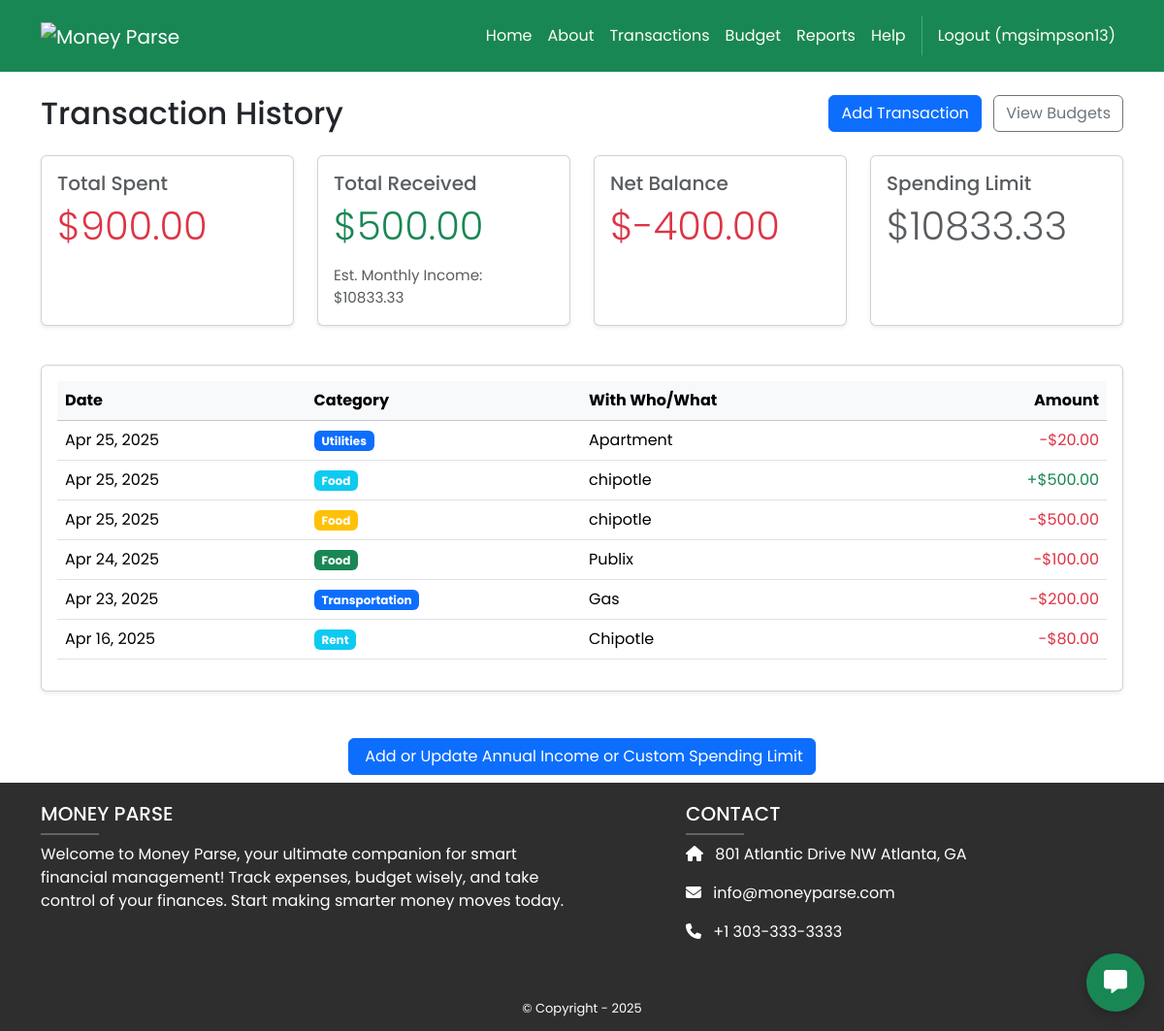
The page /finances/transactions-display (signed in) on the database its author committed.
### finances/models.py (models this page shows, shortened)
class Transaction(models.Model):
    user = models.ForeignKey(User, on_delete=models.CASCADE)
    type = models.BooleanField(default=False)
    amount = models.DecimalField(max_digits=10, decimal_places=2)
    category = models.CharField(max_length=100)
    with_who_or_what = models.CharField(max_length=100, blank=True)
    date = models.DateField()

### finances/views.py (the view)
# urls.py: path('transactions-display', views.transactions_display, name="finances.transactions_display"),
@login_required
def transactions_display(request):
    annual_income = Income.objects.filter(user=request.user).aggregate(Sum('amount'))['amount__sum'] or Decimal("0.00")
    monthly_budgeted_income = (annual_income / 12).quantize(Decimal('0.01')) if annual_income else Decimal("0.00")
    transactions = Transaction.objects.filter(user=request.user).order_by('-date')
    total_spent = sum(t.amount for t in transactions if not t.type)
    total_income = sum(t.amount for t in transactions if t.type)
    net_balance = total_income - total_spent
    spending_limit = monthly_budgeted_income
    return render(request, 'finances/transactions_display.html', {
        'transactions': transactions,
        'total_spent': total_spent,
        'total_income': total_income,
        'net_balance': net_balance,
        'annual_income': annual_income,
        'monthly_budgeted_income': monthly_budgeted_income,
        'spending_limit': spending_limit,
    })

### finances/templates/finances/transactions_display.html (shortened to what this page needs)
{% extends 'base.html' %}
{% load static %}
{% block content %}
<div class="container mt-4">
    <div class="d-flex justify-content-between align-items-center mb-4">
        <h2 class="mb-0">
             Transaction History
        </h2>
        <div>
            <a href="{% url 'finances.transactions' %}" class="btn btn-primary me-2">
                 Add Transaction
            </a>
            <a href="{% url 'finances.budget' %}" class="btn btn-outline-secondary">
                 View Budgets
            </a>
        </div>
    </div>
    <div class="row mb-4">
        <div class="col-md-3 mb-3">
            <div class="card h-100 shadow-sm">
                <div class="card-body">
                    <h5 class="card-title text-muted">Total Spent</h5>
                    <p class="display-6 text-danger">${{ total_spent|floatformat:2 }}</p>
                </div>
            </div>
        </div>
        <div class="col-md-3 mb-3">
            <div class="card h-100 shadow-sm">
                <div class="card-body">
                    <h5 class="card-title text-muted">Total Received</h5>
                    <p class="display-6 text-success">${{ total_income|floatformat:2 }}</p>
                    {% if monthly_budgeted_income %}
                    <p class="text-muted mb-0" style="font-size: 0.95rem;">
                        Est. Monthly Income: ${{ monthly_budgeted_income|floatformat:2 }}
                    </p>
                    {% endif %}
                </div>
            </div>
        </div>
        <div class="col-md-3 mb-3">
            <div class="card h-100 shadow-sm">
                <div class="card-body">
                    <h5 class="card-title text-muted">Net Balance</h5>
                    <p class="display-6 {% if net_balance >= 0 %}text-success{% else %}text-danger{% endif %}">
                        ${{ net_balance|floatformat:2 }}
                    </p>
                </div>
            </div>
        </div>
        <div class="col-md-3 mb-3">
            <div class="card h-100 shadow-sm">
                <div class="card-body">
                    <h5 class="card-title text-muted">Spending Limit</h5>
                    <p class="display-6 {% if total_spent > spending_limit %}text-danger{% else %}text-muted{% endif %}">
                        ${{ spending_limit|floatformat:2 }}
                    </p>
                </div>
            </div>
        </div>
    </div>
    <div class="card shadow-sm mb-4">
        <div class="card-body">
            <div class="table-responsive">
                <table class="table table-hover align-middle">
                    <thead class="table-light">
                        <tr>
                            <th> Date</th>
                            <th> Category</th>
                            <th> With Who/What</th>
                            <th class="text-end"> Amount</th>
                        </tr>
                    </thead>
                    <tbody>
                        {% for t in transactions %}
                        <tr>
                            <td>{{ t.date|date:"M d, Y" }}</td>
                            <td>
                                <span class="badge bg-{% cycle 'primary' 'info' 'warning' 'success' as category_color %}">
                                    {{ t.category }}
                                </span>
                            </td>
                            <td>{{ t.with_who_or_what|default:"-" }}</td>
                            <td class="text-end {% if t.type %}text-success{% else %}text-danger{% endif %}">
                                {% if t.type %}+{% else %}-{% endif %}${{ t.amount|floatformat:2 }}
                            </td>
                        </tr>
                        {% endfor %}
                    </tbody>
                </table>
            </div>
        </div>
    </div>
    <div class="text-center mt-5">
        <a href="{% url 'finances.income' %}" class="btn btn-primary mb-2">
             Add or Update Annual Income or Custom Spending Limit
        </a>
    </div>
</div>
{% endblock %}

### MoneyParse/templates/base.html (shortened to what this page needs)
<!DOCTYPE html>
<html>
  {% load static %}
  <head>
    <link href="https://cdn.jsdelivr.net/npm/bootstrap@5.3.3/dist/css/bootstrap.min.css" rel="stylesheet">
    <link rel="stylesheet" href="https://cdnjs.cloudflare.com/ajax/libs/font-awesome/6.1.1/css/all.min.css">
    <link rel="stylesheet" type="text/css" href="{% static 'css/style.css' %}">
  </head>
  <body>
  <div class="d-flex flex-column min-vh-100">
    <nav class="p-3 navbar navbar-dark bg-success navbar-expand-lg">
      <div class="container">
        <a class="navbar-brand" href="#">
          <img src="{% static 'image/logo.png' %}" alt="Money Parse" style="height: 100%; max-height: 60px;">
        </a>
        <div class="collapse navbar-collapse" id="navbarNavAltMarkup">
          <div class="navbar-nav ms-auto navbar-ml">
            <a class="nav-link" href="{% url 'home.index' %}">Home</a>
            <a class="nav-link" href="{% url 'home.about' %}">About</a>
            <a class="nav-link" href="{% url 'finances.transactions_display' %}">Transactions</a>
            <a class="nav-link" href="{% url 'finances.budget' %}">Budget</a>
            <a class="nav-link" href="{% url 'finances.reports' %}">Reports</a>
            <a class="nav-link" href="{% url 'finances.profile' %}">Help</a>
            {% if user.is_authenticated %}
            <a class="nav-link" href="{% url 'accounts.logout' %}">Logout ({{ user.username }})</a>
            {% else %}
            <a class="nav-link" href="{% url 'accounts.login' %}">Login</a>
            <a class="nav-link" href="{% url 'accounts.signup' %}">Sign Up</a>
            {% endif %}
          </div>
        </div>
      </div>
    </nav>
    <div class = "flex-grow-1">
      {% block content %}
      {% endblock content %}
    </div>
    <section class="py-1 ms-footer-bottom bg-dark text-white">
      <div class="container">
        <div class="row mt-3">
          <div class="col-md-6 mb-4">
            <h5 class="text-uppercase">MONEY PARSE</h5>
            <hr class="mb-2 mt-0" style="width: 60px; background-color: #ffffff; height: 2px" />
            <p>
              Welcome to Money Parse, your ultimate
              companion for smart financial management!
              Track expenses, budget wisely, and
              take control of your finances. Start making
              smarter money moves today.
            </p>
          </div>
          <div class="col-md-5 offset-md-1 mb-4">
            <h5 class="text-uppercase">CONTACT</h5>
            <hr class="mb-2 mt-0" style="width: 60px; background-color: #ffffff; height: 2px" />
            <p><i class="fas fa-home me-2"></i> 801 Atlantic Drive NW Atlanta, GA</p>
            <p><i class="fas fa-envelope me-2"></i> info@moneyparse.com</p>
            <p><i class="fas fa-phone me-2"></i> +1 303-333-3333</p>
          </div>
        </div>
      </div>
    </section>
    <section class="py-1 ms-footer-bottom bg-dark text-white">
      <div class="container text-center">
        <span>© Copyright - 2025</span>
      </div>
    </section>
  </div>
    {% if user.is_authenticated %}
    <button id="chatbotToggle" class="btn btn-success rounded-circle" style="position: fixed; bottom: 20px; right: 20px; z-index: 1050;">
      <i class="fas fa-comment-alt"></i>
    </button>
    {% endif %}
  </body>
</html>

### MoneyParse/static/css/style.css (style rules this page uses)
.navbar a.nav-link { color: #FFFEF6 !important; }
.bg-dark { background-color: #2E2E2E !important; }
.ms-footer-bottom span { font-size: 13px; line-height: 38px; }
html, body { font-family: 'Poppins', sans-serif; }

### MoneyParse/templates/base.html (style rules this page uses)
#chatbotToggle { width: 60px; height: 60px; font-size: 24px; box-shadow: 0 4px 12px rgba(0,0,0,0.2); }
html, body { margin: 0; padding: 0; height: 100%; overflow-y: auto; overscroll-behavior: contain; }
.min-vh-100 { min-height: 100vh; }
.flex-grow-1 { flex: 1 1 auto; }

### rows shown on the page
Transaction: date "Apr 25, 2025", category "Utilities", with_who_or_what "Apartment", amount "20.00"
Transaction: date "Apr 25, 2025", category "Food", with_who_or_what "chipotle", amount "500.00"
Transaction: date "Apr 25, 2025", category "Food", with_who_or_what "chipotle", amount "500.00"
Transaction: date "Apr 24, 2025", category "Food", with_who_or_what "Publix", amount "100.00"
Transaction: date "Apr 23, 2025", category "Transportation", with_who_or_what "Gas", amount "200.00"
Transaction: date "Apr 16, 2025", category "Rent", with_who_or_what "Chipotle", amount "80.00"

### other values the page prints
{{ user.username }} "mgsimpson13"
{{ total_spent|floatformat:2 }} "900.00"
{{ total_income|floatformat:2 }} "500.00"
{{ monthly_budgeted_income|floatformat:2 }} "10833.33"
{{ net_balance|floatformat:2 }} "-400.00"
{{ spending_limit|floatformat:2 }} "10833.33"
